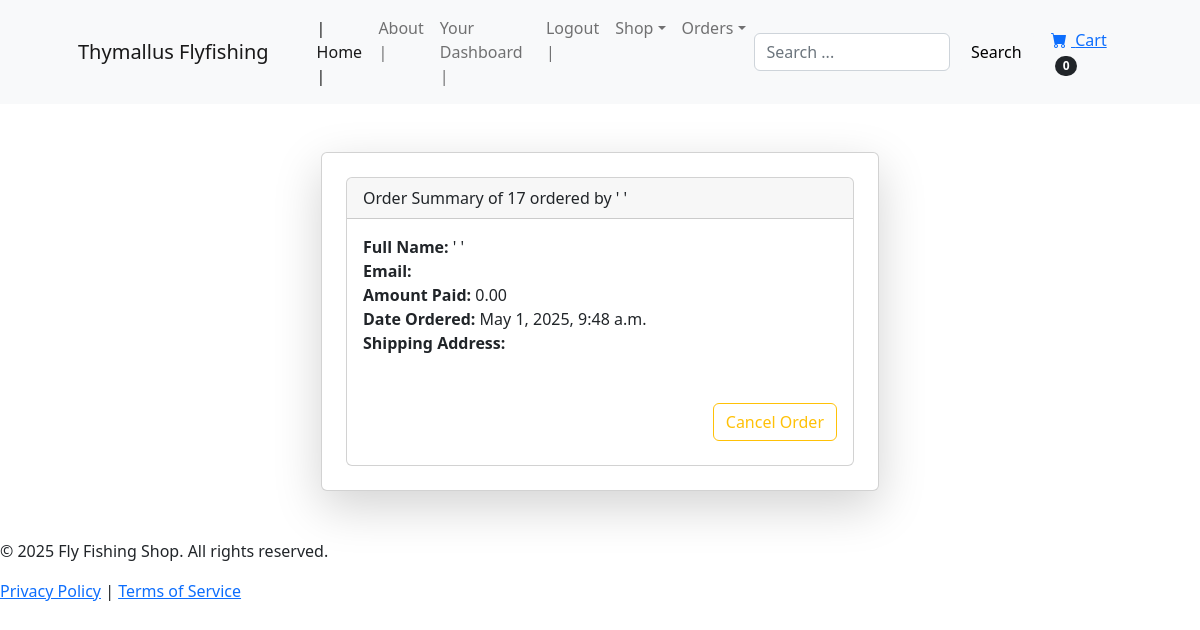
The app's page /order_details/17 (signed in), older data.
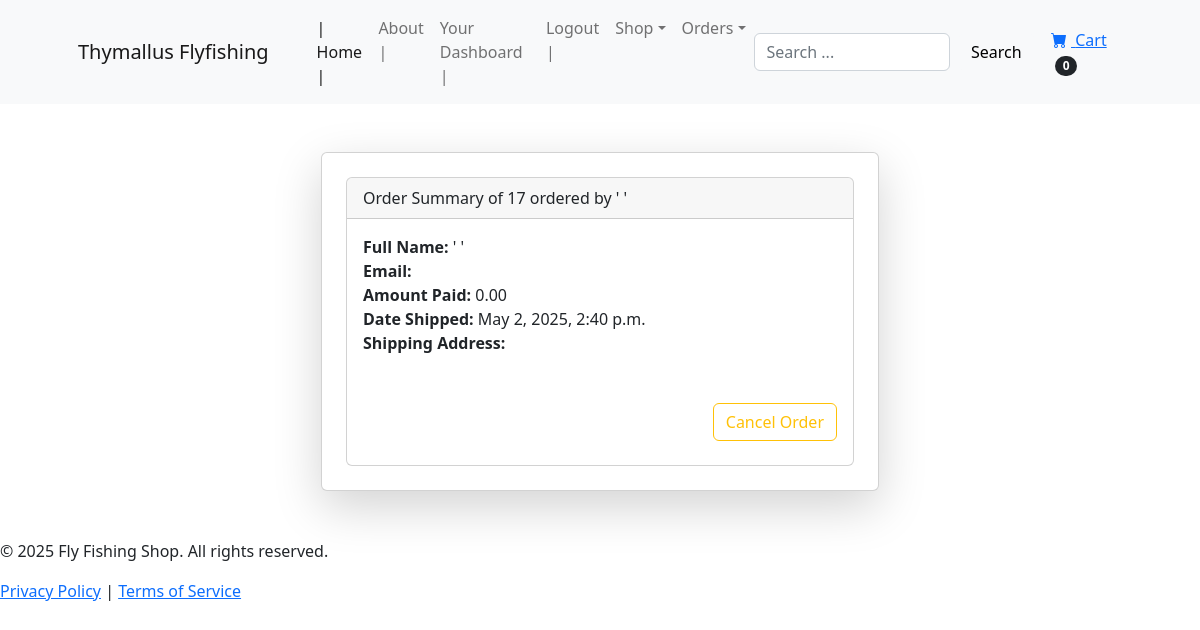
The same page, newer data.
### order/models.py (models this page shows, shortened)
class Order(models.Model):
    member = models.ManyToManyField(Member, related_name='orders', blank=True)
    full_name = models.CharField(max_length=255)
    email = models.EmailField(max_length=255)
    shipping_label = models.TextField(max_length=1500)
    amount_paid = MoneyField(max_digits=14, decimal_places=2, default_currency='EUR', default = 0)
    created_at = models.DateTimeField(auto_now_add=True) #this is setting now without using datetime module
    status = models.BooleanField(default=False)
    date_shipped = models.DateTimeField(null=True, blank=True)
    class Meta:
        ordering = ['-created_at']

### order/views.py (the view)
def order_details(request, pk):
    if request.user.is_authenticated:
        order = Order.objects.get(id=pk)
        items = OrderItems.objects.filter(order=pk)
        context = {"order": order,
                   "items": items}
        return render(request, 'order/order_details.html', context)
    else:
        messages.success(request, "You are not logged in")
        return redirect("index")

### cart/cart.py (called while the page is built)
    def __len__(self):
        return len(self.cart)

### cart/context_processors.py (called while the page is built)
def cart(request):
    return {'cart': Cart(request)}

### order/Templates/Order/order_details.html (shortened to what this page needs)
{% extends 'user_auth/base.html' %}
{% block content %}
<div class="container my-5 d-flex justify-content-center">
  <div class="card shadow-lg p-4 w-50">
    <div class="card">
  <div class="card-header">
    Order Summary of {{ order.id }} ordered by {{ order.full_name }}
  </div>
  <div class="card-body">
      <strong>Full Name:</strong> {{ order.full_name }}
       <strong>Email:</strong> {{ order.email }}
      <strong>Amount Paid:</strong> {{ order.amount_paid }}
      {% if order.status == True %}
      <strong>Date Shipped:</strong> {{ order.date_shipped }}
      {% else %}
      <strong>Date Ordered:</strong> {{ order.created_at }}
      {% endif %}
      <strong>Shipping Address:</strong> {{ order.shipping_label }}
    <div class="text-end mt-4">
          <form method="POST">
              <button type="Submit" class="btn btn-sml btn-outline-warning"> Cancel Order</button>
      </form>
    </div>
</div>
</div>
      </div>
  </div>
{% endblock %}

Row changes from the older to the newer data that the page shows:
changed Order id 17: status False → True (drawn); date_shipped (not shown) → "May 2, 2025, 2:40 p.m."; created_at "May 1, 2025, 9:48 a.m." → (not shown)
Text that changed along with them:
text no longer shown: "Date Ordered:"
text now shown: "Date Shipped:"
